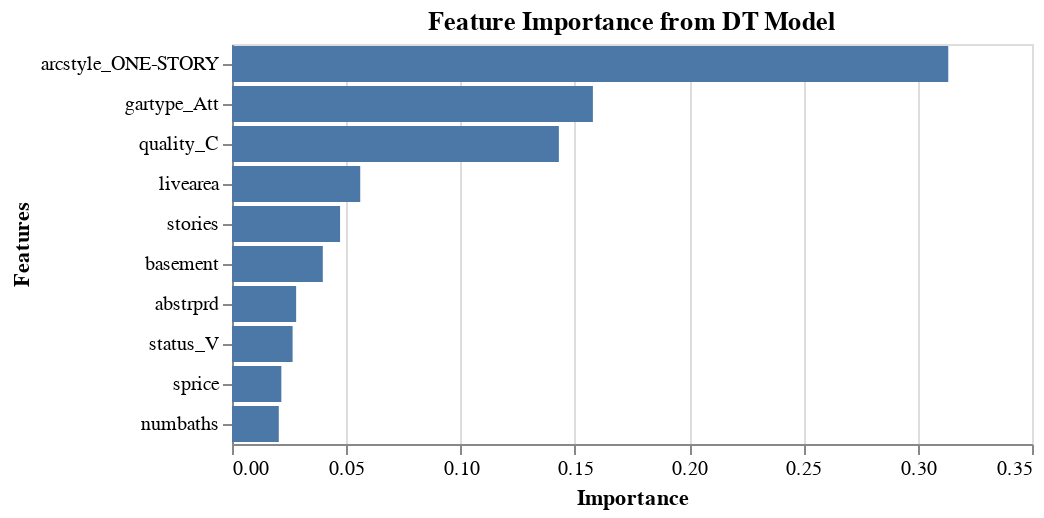

Write notebook code for a chart like this one.
### Code cell
(alt.Chart(feature_df.sort_values('importance', ascending = False).head(10))
    .mark_bar()
    .encode(
        x= alt.X('importance:Q',title = "Importance"),
        y= alt.Y('features:N', title = "Features", sort='-x'),
        
        )
    .properties( title="Feature Importance from DT Model")
    )

### Figure 1 — Vega-Lite specification as saved in the notebook (floating-point values rounded to 4 significant figures)
{"config": {"view": {"continuousWidth": 400, "continuousHeight": 300}}, "data": {"name": "data-5d423cfba24ade865cb82538e27db759"}, "mark": "bar", "encoding": {"x": {"type": "quantitative", "field": "importance", "title": "Importance"}, "y": {"type": "nominal", "field": "features", "sort": "-x", "title": "Features"}}, "title": "Feature Importance from DT Model", "$schema": "https://vega.github.io/schema/vega-lite/v4.8.1.json", "datasets": {"data-5d423cfba24ade865cb82538e27db759": [{"features": "arcstyle_ONE-STORY", "importance": 0.3134}, {"features": "gartype_Att", "importance": 0.1579}, {"features": "quality_C", "importance": 0.143}, {"features": "livearea", "importance": 0.05611}, {"features": "stories", "importance": 0.04729}, {"features": "basement", "importance": 0.03973}, {"features": "abstrprd", "importance": 0.02807}, {"features": "status_V", "importance": 0.02651}, {"features": "sprice", "importance": 0.02159}, {"features": "numbaths", "importance": 0.02048}]}}
